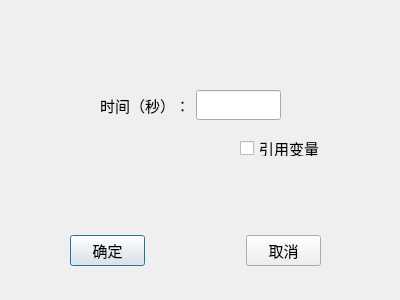
<?xml version="1.0" encoding="UTF-8"?>
<ui version="4.0">
 <class>DelayDialog</class>
 <widget class="QDialog" name="DelayDialog">
  <property name="geometry">
   <rect>
    <x>0</x>
    <y>0</y>
    <width>400</width>
    <height>300</height>
   </rect>
  </property>
  <property name="font">
   <font>
    <family>宋体</family>
    <pointsize>11</pointsize>
   </font>
  </property>
  <property name="windowTitle">
   <string>Dialog</string>
  </property>
  <widget class="QLabel" name="pictureLabel">
   <property name="geometry">
    <rect>
     <x>20</x>
     <y>30</y>
     <width>51</width>
     <height>41</height>
    </rect>
   </property>
   <property name="text">
    <string/>
   </property>
  </widget>
  <widget class="QWidget" name="layoutWidget">
   <property name="geometry">
    <rect>
     <x>100</x>
     <y>90</y>
     <width>181</width>
     <height>31</height>
    </rect>
   </property>
   <layout class="QHBoxLayout" name="horizontalLayout">
    <item>
     <widget class="QLabel" name="label">
      <property name="text">
       <string>时间（秒）：</string>
      </property>
      <property name="buddy">
       <cstring>lineEdit</cstring>
      </property>
     </widget>
    </item>
    <item>
     <widget class="QLineEdit" name="lineEdit"/>
    </item>
   </layout>
  </widget>
  <widget class="QWidget" name="layoutWidget">
   <property name="geometry">
    <rect>
     <x>70</x>
     <y>230</y>
     <width>251</width>
     <height>41</height>
    </rect>
   </property>
   <layout class="QHBoxLayout" name="horizontalLayout_2">
    <item>
     <widget class="QPushButton" name="okButton">
      <property name="sizePolicy">
       <sizepolicy hsizetype="Maximum" vsizetype="Fixed">
        <horstretch>0</horstretch>
        <verstretch>0</verstretch>
       </sizepolicy>
      </property>
      <property name="maximumSize">
       <size>
        <width>75</width>
        <height>31</height>
       </size>
      </property>
      <property name="text">
       <string>确定</string>
      </property>
     </widget>
    </item>
    <item>
     <spacer name="horizontalSpacer">
      <property name="orientation">
       <enum>Qt::Horizontal</enum>
      </property>
      <property name="sizeHint" stdset="0">
       <size>
        <width>40</width>
        <height>20</height>
       </size>
      </property>
     </spacer>
    </item>
    <item>
     <widget class="QPushButton" name="cancelButton">
      <property name="sizePolicy">
       <sizepolicy hsizetype="Maximum" vsizetype="Fixed">
        <horstretch>0</horstretch>
        <verstretch>0</verstretch>
       </sizepolicy>
      </property>
      <property name="maximumSize">
       <size>
        <width>75</width>
        <height>31</height>
       </size>
      </property>
      <property name="text">
       <string>取消</string>
      </property>
     </widget>
    </item>
   </layout>
  </widget>
  <widget class="QCheckBox" name="checkBox">
   <property name="geometry">
    <rect>
     <x>240</x>
     <y>140</y>
     <width>81</width>
     <height>16</height>
    </rect>
   </property>
   <property name="text">
    <string>引用变量</string>
   </property>
  </widget>
 </widget>
 <resources/>
 <connections/>
</ui>
